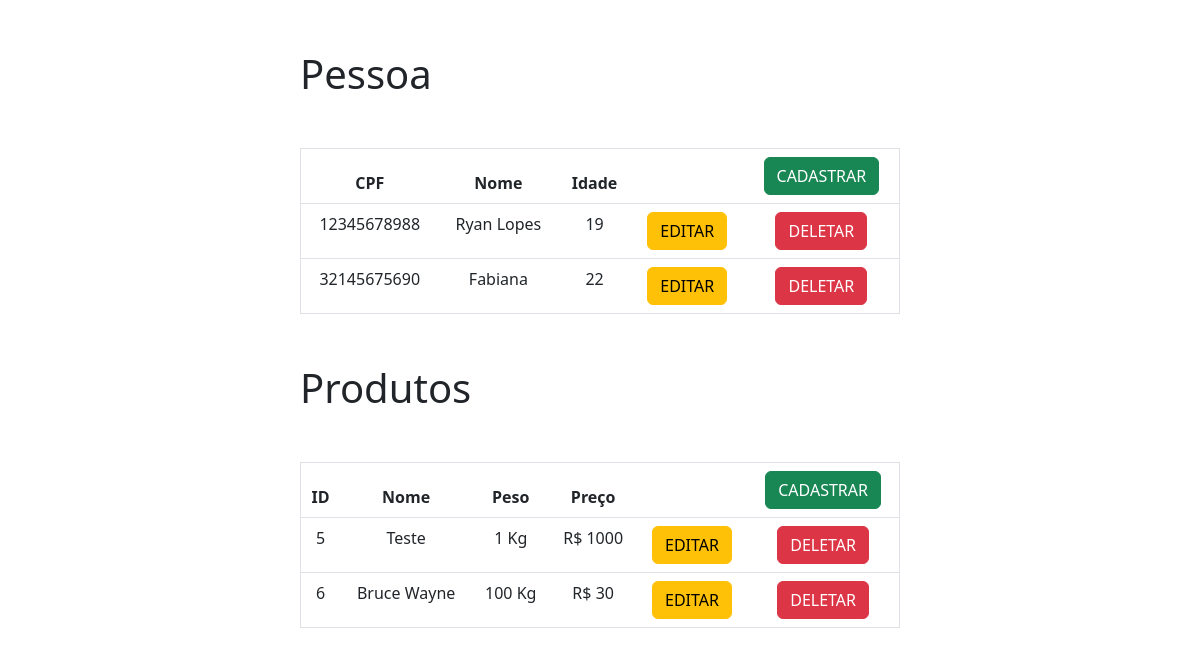
The page / on the database its author committed.
### tables this page shows
CREATE TABLE `pessoa` (
  `CPF` varchar(20) NOT NULL,
  `nomePessoa` varchar(100) NOT NULL,
  `idadePessoa` int(11) NOT NULL
);

CREATE TABLE `produto` (
  `IdProduto` int(11) NOT NULL,
  `nomeProduto` varchar(100) NOT NULL,
  `pesoProduto` int(11) NOT NULL,
  `precoProduto` int(11) NOT NULL
);

### index.php (the view, shortened to what this page needs)
<!DOCTYPE html>
<html lang="pt-br">
<head>
    <link href="https://cdn.jsdelivr.net/npm/bootstrap@5.3.0-alpha3/dist/css/bootstrap.min.css"
    rel="stylesheet"
>
    <link rel="stylesheet" href="style.css">
</head>
<body>
    <table class="table" border="1px" style="text-align: center;">
        <h1>Pessoa</h1>
        <thead class="thead-dark">
          <tr>
            <th scope="col">CPF</th>
            <th scope="col">Nome</th>
            <th scope="col">Idade</th>
            <th scope="col"></th>
            <th scope="col"><a type="button" class="btn btn-success" href="cadPessoa.php">CADASTRAR</a></th>
          </tr>
        </thead>
        <tbody>
          <tr>
            <?php
            require('conexao.php');
            $query = "SELECT * FROM pessoa";
            $busca = mysqli_query($conn, $query);
            while ($dados = mysqli_fetch_array($busca)) {
            ?>
            <td><?php echo $dados['CPF'] ?> </td>
            <td><?php echo $dados['nomePessoa'] ?></td>
            <td><?php echo $dados['idadePessoa'] ?></td>
            <td><a class="btn btn-warning" href="editPessoa.php?CPF=<?php echo $dados['CPF']; ?>">EDITAR</a></td>
            <td><a class='btn btn-danger btn-sn' href="./acoes/pessoas/delete.php?CPF=<?php echo $dados['CPF']; ?>" data-confirm='Tem certeza de que deseja excluir o item selecionado?'>DELETAR</td>
          </tr>
          <?php } ?>
        </tbody>
      </table>
      <table class="table" border="1px" style="text-align: center;">
        <h1>Produtos</h1>
        <thead class="thead-dark">
          <tr>
            <th scope="col">ID</th>
            <th scope="col">Nome</th>
            <th scope="col">Peso</th>
            <th scope="col">Preço</th>
            <th></th>
            <th><a type="button" class="btn btn-success" href="cadProduto.php">CADASTRAR</a></th>
          </tr>
        </thead>
        <tbody>
          <tr>
            <?php
            require('conexao.php');
            $query = "SELECT * FROM produto";
            $busca = mysqli_query($conn, $query);
            while ($dados = mysqli_fetch_array($busca)) {
            ?>
            <td><?php echo $dados['IdProduto'] ?> </td>
            <td><?php echo $dados['nomeProduto'] ?></td>
            <td><?php echo $dados['pesoProduto'] ?> Kg</td>
            <td>R$ <?php echo $dados['precoProduto'] ?></td>
            <td><a class="btn btn-warning" href="./editProduto.php?CPF=<?php echo $dados['IdProduto']; ?>">EDITAR</a></td>
            <td><a class='btn btn-danger btn-sn' href="./acoes/produtos/delete.php?IdProduto=<?php echo $dados['IdProduto']; ?>" data-confirm='Tem certeza de que deseja excluir o item selecionado?'>DELETAR</td>
          </tr>
          <?php } ?>
        </tbody>
      </table>
</body>
</html>

### style.css (style rules this page uses)
.table, h1 { margin: 0 auto; width: 50%; margin-top: 50px; }

### rows shown on the page
pessoa: CPF "12345678988", nomePessoa "Ryan Lopes", idadePessoa "19"
pessoa: CPF "32145675690", nomePessoa "Fabiana", idadePessoa "22"
produto: IdProduto "5", nomeProduto "Teste", pesoProduto "1", precoProduto "1000"
produto: IdProduto "6", nomeProduto "Bruce Wayne", pesoProduto "100", precoProduto "30"
